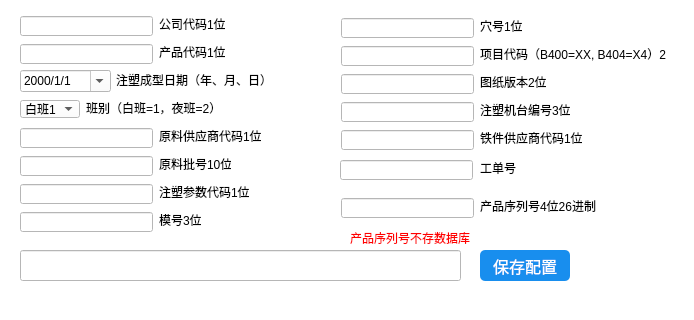
<?xml version="1.0" encoding="UTF-8"?>
<ui version="4.0">
 <class>CodeSet2</class>
 <widget class="QWidget" name="CodeSet2">
  <property name="geometry">
   <rect>
    <x>0</x>
    <y>0</y>
    <width>694</width>
    <height>320</height>
   </rect>
  </property>
  <property name="minimumSize">
   <size>
    <width>0</width>
    <height>320</height>
   </size>
  </property>
  <property name="maximumSize">
   <size>
    <width>16777215</width>
    <height>360</height>
   </size>
  </property>
  <property name="windowTitle">
   <string>二维码配置</string>
  </property>
  <property name="windowIcon">
   <iconset>
    <normalon>:/image/icon.png</normalon>
   </iconset>
  </property>
  <property name="styleSheet">
   <string notr="true">background-color: rgb(255, 255, 255);</string>
  </property>
  <widget class="QDateTimeEdit" name="dat">
   <property name="geometry">
    <rect>
     <x>20</x>
     <y>70</y>
     <width>91</width>
     <height>22</height>
    </rect>
   </property>
   <property name="displayFormat">
    <string>yyyy/M/d</string>
   </property>
   <property name="calendarPopup">
    <bool>true</bool>
   </property>
  </widget>
  <widget class="QLineEdit" name="keyint">
   <property name="geometry">
    <rect>
     <x>341</x>
     <y>198</y>
     <width>133</width>
     <height>20</height>
    </rect>
   </property>
   <property name="readOnly">
    <bool>false</bool>
   </property>
  </widget>
  <widget class="QLineEdit" name="project">
   <property name="geometry">
    <rect>
     <x>341</x>
     <y>46</y>
     <width>133</width>
     <height>20</height>
    </rect>
   </property>
  </widget>
  <widget class="QLineEdit" name="tiefrom">
   <property name="geometry">
    <rect>
     <x>341</x>
     <y>130</y>
     <width>133</width>
     <height>20</height>
    </rect>
   </property>
  </widget>
  <widget class="QLabel" name="label_9">
   <property name="geometry">
    <rect>
     <x>159</x>
     <y>156</y>
     <width>72</width>
     <height>16</height>
    </rect>
   </property>
   <property name="text">
    <string>原料批号10位</string>
   </property>
  </widget>
  <widget class="QLabel" name="label_15">
   <property name="geometry">
    <rect>
     <x>480</x>
     <y>102</y>
     <width>90</width>
     <height>16</height>
    </rect>
   </property>
   <property name="text">
    <string>注塑机台编号3位</string>
   </property>
  </widget>
  <widget class="QLineEdit" name="mode">
   <property name="geometry">
    <rect>
     <x>20</x>
     <y>212</y>
     <width>133</width>
     <height>20</height>
    </rect>
   </property>
  </widget>
  <widget class="QLineEdit" name="hole">
   <property name="geometry">
    <rect>
     <x>341</x>
     <y>18</y>
     <width>133</width>
     <height>20</height>
    </rect>
   </property>
  </widget>
  <widget class="QLineEdit" name="fromid">
   <property name="geometry">
    <rect>
     <x>20</x>
     <y>156</y>
     <width>133</width>
     <height>20</height>
    </rect>
   </property>
  </widget>
  <widget class="QLineEdit" name="picbate">
   <property name="geometry">
    <rect>
     <x>341</x>
     <y>74</y>
     <width>133</width>
     <height>20</height>
    </rect>
   </property>
  </widget>
  <widget class="QLineEdit" name="product">
   <property name="geometry">
    <rect>
     <x>20</x>
     <y>44</y>
     <width>133</width>
     <height>20</height>
    </rect>
   </property>
  </widget>
  <widget class="QLabel" name="label_8">
   <property name="geometry">
    <rect>
     <x>159</x>
     <y>128</y>
     <width>102</width>
     <height>16</height>
    </rect>
   </property>
   <property name="text">
    <string>原料供应商代码1位</string>
   </property>
  </widget>
  <widget class="QLabel" name="label_6">
   <property name="geometry">
    <rect>
     <x>116</x>
     <y>72</y>
     <width>156</width>
     <height>16</height>
    </rect>
   </property>
   <property name="text">
    <string>注塑成型日期（年、月、日）</string>
   </property>
  </widget>
  <widget class="QLabel" name="label_3">
   <property name="geometry">
    <rect>
     <x>159</x>
     <y>16</y>
     <width>66</width>
     <height>16</height>
    </rect>
   </property>
   <property name="text">
    <string>公司代码1位</string>
   </property>
  </widget>
  <widget class="QLabel" name="label_17">
   <property name="geometry">
    <rect>
     <x>480</x>
     <y>198</y>
     <width>121</width>
     <height>16</height>
    </rect>
   </property>
   <property name="text">
    <string>产品序列号4位26进制</string>
   </property>
  </widget>
  <widget class="QLineEdit" name="machine">
   <property name="geometry">
    <rect>
     <x>341</x>
     <y>102</y>
     <width>133</width>
     <height>20</height>
    </rect>
   </property>
  </widget>
  <widget class="QLabel" name="label_5">
   <property name="geometry">
    <rect>
     <x>159</x>
     <y>44</y>
     <width>66</width>
     <height>16</height>
    </rect>
   </property>
   <property name="text">
    <string>产品代码1位</string>
   </property>
  </widget>
  <widget class="QLineEdit" name="froms">
   <property name="geometry">
    <rect>
     <x>20</x>
     <y>128</y>
     <width>133</width>
     <height>20</height>
    </rect>
   </property>
  </widget>
  <widget class="QLabel" name="label_12">
   <property name="geometry">
    <rect>
     <x>480</x>
     <y>18</y>
     <width>42</width>
     <height>16</height>
    </rect>
   </property>
   <property name="text">
    <string>穴号1位</string>
   </property>
  </widget>
  <widget class="QLineEdit" name="compy">
   <property name="geometry">
    <rect>
     <x>20</x>
     <y>16</y>
     <width>133</width>
     <height>20</height>
    </rect>
   </property>
  </widget>
  <widget class="QComboBox" name="comboBox">
   <property name="geometry">
    <rect>
     <x>20</x>
     <y>100</y>
     <width>60</width>
     <height>18</height>
    </rect>
   </property>
   <item>
    <property name="text">
     <string>白班1</string>
    </property>
   </item>
   <item>
    <property name="text">
     <string>夜班2</string>
    </property>
   </item>
  </widget>
  <widget class="QLabel" name="label_13">
   <property name="geometry">
    <rect>
     <x>480</x>
     <y>46</y>
     <width>186</width>
     <height>16</height>
    </rect>
   </property>
   <property name="text">
    <string>项目代码（B400=XX, B404=X4）2位</string>
   </property>
  </widget>
  <widget class="QLabel" name="label_14">
   <property name="geometry">
    <rect>
     <x>480</x>
     <y>74</y>
     <width>66</width>
     <height>16</height>
    </rect>
   </property>
   <property name="text">
    <string>图纸版本2位</string>
   </property>
  </widget>
  <widget class="QLabel" name="label_19">
   <property name="geometry">
    <rect>
     <x>350</x>
     <y>230</y>
     <width>121</width>
     <height>16</height>
    </rect>
   </property>
   <property name="styleSheet">
    <string notr="true">color:red;</string>
   </property>
   <property name="text">
    <string>产品序列号不存数据库</string>
   </property>
  </widget>
  <widget class="QLabel" name="label_11">
   <property name="geometry">
    <rect>
     <x>159</x>
     <y>212</y>
     <width>42</width>
     <height>16</height>
    </rect>
   </property>
   <property name="text">
    <string>模号3位</string>
   </property>
  </widget>
  <widget class="QLabel" name="label_10">
   <property name="geometry">
    <rect>
     <x>159</x>
     <y>184</y>
     <width>90</width>
     <height>16</height>
    </rect>
   </property>
   <property name="text">
    <string>注塑参数代码1位</string>
   </property>
  </widget>
  <widget class="QLineEdit" name="dropid">
   <property name="geometry">
    <rect>
     <x>20</x>
     <y>184</y>
     <width>133</width>
     <height>20</height>
    </rect>
   </property>
  </widget>
  <widget class="QLabel" name="label_16">
   <property name="geometry">
    <rect>
     <x>480</x>
     <y>130</y>
     <width>102</width>
     <height>16</height>
    </rect>
   </property>
   <property name="text">
    <string>铁件供应商代码1位</string>
   </property>
  </widget>
  <widget class="QLabel" name="label_7">
   <property name="geometry">
    <rect>
     <x>86</x>
     <y>100</y>
     <width>132</width>
     <height>16</height>
    </rect>
   </property>
   <property name="text">
    <string>班别（白班=1，夜班=2）</string>
   </property>
  </widget>
  <widget class="QLineEdit" name="codeshow">
   <property name="geometry">
    <rect>
     <x>20</x>
     <y>250</y>
     <width>441</width>
     <height>31</height>
    </rect>
   </property>
  </widget>
  <widget class="QPushButton" name="cunchu">
   <property name="geometry">
    <rect>
     <x>480</x>
     <y>250</y>
     <width>90</width>
     <height>31</height>
    </rect>
   </property>
   <property name="cursor">
    <cursorShape>PointingHandCursor</cursorShape>
   </property>
   <property name="styleSheet">
    <string notr="true">border-radius:5px;
background-color:#188eee;
color:#ffffff;
font-size:16px;</string>
   </property>
   <property name="text">
    <string>保存配置</string>
   </property>
  </widget>
  <widget class="QLineEdit" name="workorder">
   <property name="geometry">
    <rect>
     <x>340</x>
     <y>160</y>
     <width>133</width>
     <height>20</height>
    </rect>
   </property>
  </widget>
  <widget class="QLabel" name="label_18">
   <property name="geometry">
    <rect>
     <x>480</x>
     <y>160</y>
     <width>121</width>
     <height>16</height>
    </rect>
   </property>
   <property name="text">
    <string>工单号</string>
   </property>
  </widget>
 </widget>
 <resources>
  <include location="style.qrc"/>
 </resources>
 <connections/>
</ui>
